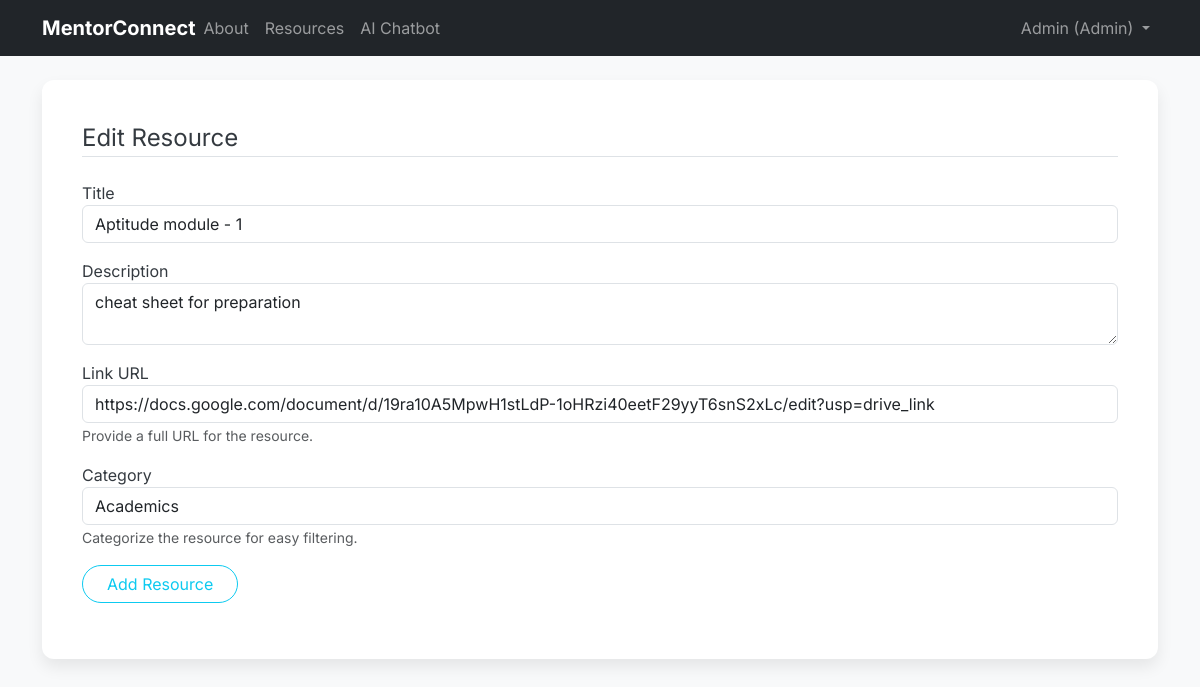
Page /resource/1/edit (signed in) on the committed database.
### app/models.py (models this page shows, shortened)
class User(db.Model, UserMixin):
    id = db.Column(db.Integer, primary_key=True)
    username = db.Column(db.String(20), unique=True, nullable=False)
    email = db.Column(db.String(120), unique=True, nullable=False)
    password = db.Column(db.String(60), nullable=False)
    role = db.Column(db.String(10), nullable=False, default='student') # 'admin', 'mentor', 'student'
    bio = db.Column(db.Text, nullable=True)
    expertise_areas = db.Column(db.String(200), nullable=True)
    contact_preference = db.Column(db.String(50), nullable=True)
    last_login = db.Column(db.DateTime, nullable=True) # For streak and heatmap
    last_activity = db.Column(db.DateTime, nullable=True) # For general activity tracking
    mentor_id = db.Column(db.Integer, db.ForeignKey('user.id'), nullable=True)
    students = db.relationship('User', foreign_keys=[mentor_id], backref=db.backref('assigned_mentor', remote_side=[id]), lazy='dynamic')
    sent_messages = db.relationship('Message', foreign_keys='Message.sender_id', backref='sender', lazy='dynamic')
    received_messages = db.relationship('Message', foreign_keys='Message.receiver_id', backref='receiver', lazy='dynamic')
    sessions_logged_as_mentor = db.relationship(
        'SessionLog',
        foreign_keys='SessionLog.mentor_id',
        backref='mentor_of_session',
        lazy='dynamic'
    )
    created_resources = db.relationship('Resource', backref='creator', lazy='dynamic')
    quizzes_created = db.relationship('Quiz', backref='creator', lazy='dynamic')
    resource_completions = db.relationship('StudentResourceCompletion', backref='student_user', lazy='dynamic')
    quiz_attempts = db.relationship('QuizAttempt', backref='student_user', lazy='dynamic')
    def is_admin(self):
        return self.role == 'admin'
    def is_mentor(self):
        return self.role == 'mentor'
    @hybrid_property
    def daily_activity_dates(self):
        login_dates = [self.last_login.date()] if self.last_login else []
        resource_dates = [rc.completed_at.date() for rc in self.resource_completions.all()]
        quiz_dates = [qa.attempt_date.date() for qa in self.quiz_attempts.all()]
        all_dates = sorted(list(set(login_dates + resource_dates + quiz_dates)))
        activity_counts = {}
        for d in all_dates:
            activity_counts[d.isoformat()] = activity_counts.get(d.isoformat(), 0) + 1 # Simple count, can be weighted
        return activity_counts

class Resource(db.Model):
    id = db.Column(db.Integer, primary_key=True)
    title = db.Column(db.String(150), nullable=False)
    description = db.Column(db.Text, nullable=True)
    link_url = db.Column(db.String(255), nullable=True)
    category = db.Column(db.String(50), nullable=True)
    date_added = db.Column(db.DateTime, nullable=False, default=datetime.utcnow)
    user_id = db.Column(db.Integer, db.ForeignKey('user.id'), nullable=False) # Creator of the resource
    completions = db.relationship('StudentResourceCompletion', backref='resource_item', lazy='dynamic')

### app/routes.py (the view)
@main.route("/resource/<int:resource_id>/edit", methods=['GET', 'POST'])
@role_required('mentor')
def edit_resource(resource_id):
    resource = Resource.query.get_or_404(resource_id)
    if resource.creator != current_user and not current_user.is_admin():
        abort(403)
    form = ResourceForm()
    if form.validate_on_submit():
        resource.title = form.title.data
        resource.description = form.description.data
        resource.link_url = form.link_url.data
        resource.category = form.category.data
        db.session.commit()
        flash('Resource updated successfully!', 'success')
        return redirect(url_for('main.view_resources'))
    elif request.method == 'GET':
        form.title.data = resource.title
        form.description.data = resource.description
        form.link_url.data = resource.link_url
        form.category.data = resource.category
    return render_template('create_edit_resource.html', title='Edit Resource', form=form, legend='Edit Resource')

### app/forms.py
class ResourceForm(FlaskForm):
    title = StringField('Title', validators=[DataRequired(), Length(min=2, max=150)])
    description = TextAreaField('Description', validators=[Optional(), Length(max=500)])
    link_url = StringField('Link URL', validators=[Optional(), Length(max=255)])
    category = SelectField('Category', choices=[
        ('Academics', 'Academics'),
        ('Career Development', 'Career Development'),
        ('Life Skills', 'Life Skills'),
        ('Mental Health', 'Mental Health'),
        ('Other', 'Other')
    ], validators=[DataRequired()])
    submit = SubmitField('Add Resource')

### app/templates/create_edit_resource.html (shortened to what this page needs)
{% extends "base.html" %}
{% block content %}
    <div class="content-section">
        <form method="POST" action="">
            <fieldset class="form-group">
                <legend class="border-bottom mb-4">{{ legend }}</legend>
                <div class="form-group mb-3">
                    {{ form.title.label(class="form-control-label") }}
                    {% if form.title.errors %}
                        {{ form.title(class="form-control is-invalid rounded") }}
                        <div class="invalid-feedback">
                            {% for error in form.title.errors %}
                                <span>{{ error }}</span>
                            {% endfor %}
                        </div>
                    {% else %}
                        {{ form.title(class="form-control rounded") }}
                    {% endif %}
                </div>
                <div class="form-group mb-3">
                    {{ form.description.label(class="form-control-label") }}
                    {% if form.description.errors %}
                        {{ form.description(class="form-control is-invalid rounded") }}
                        <div class="invalid-feedback">
                            {% for error in form.description.errors %}
                                <span>{{ error }}</span>
                            {% endfor %}
                        </div>
                    {% else %}
                        {{ form.description(class="form-control rounded") }}
                    {% endif %}
                </div>
                <div class="form-group mb-3">
                    {{ form.link_url.label(class="form-control-label") }}
                    {% if form.link_url.errors %}
                        {{ form.link_url(class="form-control is-invalid rounded", placeholder="e.g., https://example.com/document.pdf") }}
                        <div class="invalid-feedback">
                            {% for error in form.link_url.errors %}
                                <span>{{ error }}</span>
                            {% endfor %}
                        </div>
                    {% else %}
                        {{ form.link_url(class="form-control rounded", placeholder="e.g., https://example.com/document.pdf") }}
                    {% endif %}
                    <small class="form-text text-muted">Provide a full URL for the resource.</small>
                </div>
                <div class="form-group mb-3">
                    {{ form.category.label(class="form-control-label") }}
                    {% if form.category.errors %}
                        {{ form.category(class="form-control is-invalid rounded") }}
                        <div class="invalid-feedback">
                            {% for error in form.category.errors %}
                                <span>{{ error }}</span>
                            {% endfor %}
                        </div>
                    {% else %}
                        {{ form.category(class="form-control rounded", placeholder="e.g., Math, Coding, Soft Skills") }}
                    {% endif %}
                    <small class="form-text text-muted">Categorize the resource for easy filtering.</small>
                </div>
            </fieldset>
            <div class="form-group mb-3">
                {{ form.submit(class="btn btn-outline-info rounded-pill px-4") }}
            </div>
        </form>
    </div>
{% endblock content %}

### app/templates/base.html (shortened to what this page needs)
<!DOCTYPE html>
<html lang="en">
<head>
    <link href="https://cdn.jsdelivr.net/npm/bootstrap@5.3.0/dist/css/bootstrap.min.css" rel="stylesheet">
    <link rel="stylesheet" href="https://cdnjs.cloudflare.com/ajax/libs/font-awesome/6.0.0-beta3/css/all.min.css">
    <link rel="stylesheet" href="{{ url_for('static', filename='css/style.css') }}">
</head>
<body>
    <header class="site-header mb-4">
        <nav class="navbar navbar-expand-lg navbar-dark bg-dark">
            <div class="container">
                <a class="navbar-brand me-auto" href="{{ url_for('main.home') }}">MentorConnect</a>
                <div class="collapse navbar-collapse" id="navbarNav">
                    <ul class="navbar-nav me-auto">
                        <li class="nav-item">
                            <a class="nav-link" href="{{ url_for('main.about') }}">About</a>
                        </li>
                        <li class="nav-item">
                            <a class="nav-link" href="{{ url_for('main.view_resources') }}">Resources</a>
                        </li>
                        <li class="nav-item">
                            <a class="nav-link" href="{{ url_for('main.chatbot_page') }}">AI Chatbot</a>
                        </li>
                    </ul>
                    <ul class="navbar-nav">
                        {% if current_user.is_authenticated %}
                            <li class="nav-item dropdown">
                                <a class="nav-link dropdown-toggle" href="#" id="navbarDropdown" role="button" data-bs-toggle="dropdown" aria-expanded="false">
                                    {{ current_user.username }} ({{ current_user.role | capitalize }})
                                </a>
                            </li>
                        {% endif %}
                    </ul>
                </div>
            </div>
        </nav>
    </header>
    <main role="main" class="container">
        {% block content %}{% endblock %}
    </main>
</body>
</html>

### app/static/css/style.css (style rules this page uses)
body { font-family: 'Inter', sans-serif; background-color: #f8f9fa; color: #343a40; }
.site-header { margin-bottom: 2rem; }
.navbar-brand { font-weight: 700; }
.content-section { background: #ffffff; padding: 2.5rem; border-radius: 0.75rem; margin-bottom: 2rem; box-shadow: 0 0.5rem 1rem rgba(0, 0, 0, 0.08); }
.form-control, .form-select, .btn { border-radius: 0.5rem; }

### rows in the picture
User: username "Admin", role "Admin"
Resource: title "Aptitude module - 1", description "cheat sheet for preparation", link_url "https://docs.google.com/document/d/19ra10A5MpwH1stLdP-1oHRzi40eetF29yyT6snS2xLc/edit?usp=drive_link", category "Academics"

### other values in the picture
{{ legend }} "Edit Resource"
